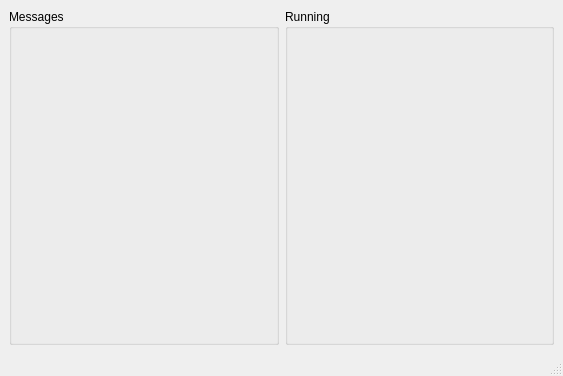
<?xml version="1.0" encoding="UTF-8"?>
<ui version="4.0">
 <class>MainWindow</class>
 <widget class="QMainWindow" name="MainWindow">
  <property name="geometry">
   <rect>
    <x>0</x>
    <y>0</y>
    <width>563</width>
    <height>376</height>
   </rect>
  </property>
  <property name="windowTitle">
   <string>MainWindow</string>
  </property>
  <widget class="QWidget" name="centralwidget">
   <property name="sizePolicy">
    <sizepolicy hsizetype="Fixed" vsizetype="Fixed">
     <horstretch>0</horstretch>
     <verstretch>0</verstretch>
    </sizepolicy>
   </property>
   <layout class="QVBoxLayout" name="verticalLayout">
    <item>
     <layout class="QHBoxLayout" name="horizontalLayout">
      <item>
       <widget class="QGroupBox" name="groupBox_2">
        <property name="title">
         <string>Messages</string>
        </property>
       </widget>
      </item>
      <item>
       <widget class="QGroupBox" name="groupBox">
        <property name="title">
         <string>Running</string>
        </property>
       </widget>
      </item>
     </layout>
    </item>
   </layout>
  </widget>
  <widget class="QMenuBar" name="menubar">
   <property name="geometry">
    <rect>
     <x>0</x>
     <y>0</y>
     <width>563</width>
     <height>22</height>
    </rect>
   </property>
  </widget>
  <widget class="QStatusBar" name="statusbar"/>
 </widget>
 <resources/>
 <connections/>
</ui>
